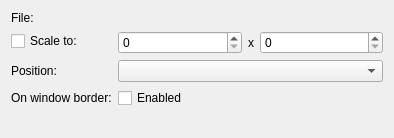
<?xml version="1.0" encoding="UTF-8"?>
<ui version="4.0">
 <class>ImageProperties</class>
 <widget class="QWidget" name="ImageProperties">
  <property name="geometry">
   <rect>
    <x>0</x>
    <y>0</y>
    <width>394</width>
    <height>138</height>
   </rect>
  </property>
  <property name="windowTitle">
   <string>Form</string>
  </property>
  <layout class="QFormLayout" name="formLayout">
   <item row="0" column="0">
    <widget class="QLabel" name="label">
     <property name="text">
      <string>File:</string>
     </property>
    </widget>
   </item>
   <item row="0" column="1">
    <widget class="KUrlRequester" name="fileRequester"/>
   </item>
   <item row="1" column="0">
    <widget class="QCheckBox" name="scaleImage">
     <property name="text">
      <string>Scale to:</string>
     </property>
    </widget>
   </item>
   <item row="1" column="1">
    <widget class="QWidget" name="scaleControls" native="true">
     <layout class="QHBoxLayout" name="horizontalLayout_2">
      <property name="margin">
       <number>0</number>
      </property>
      <item>
       <widget class="KIntSpinBox" name="scaleWidth"/>
      </item>
      <item>
       <widget class="QLabel" name="label_2">
        <property name="sizePolicy">
         <sizepolicy hsizetype="Maximum" vsizetype="Preferred">
          <horstretch>0</horstretch>
          <verstretch>0</verstretch>
         </sizepolicy>
        </property>
        <property name="text">
         <string>x</string>
        </property>
       </widget>
      </item>
      <item>
       <widget class="KIntSpinBox" name="scaleHeight"/>
      </item>
     </layout>
    </widget>
   </item>
   <item row="2" column="0">
    <widget class="QLabel" name="posLabel">
     <property name="text">
      <string>Position:</string>
     </property>
    </widget>
   </item>
   <item row="2" column="1">
    <widget class="QComboBox" name="posCombo"/>
   </item>
   <item row="3" column="0">
    <widget class="QLabel" name="onBorderLabel">
     <property name="text">
      <string>On window border:</string>
     </property>
    </widget>
   </item>
   <item row="3" column="1">
    <widget class="QCheckBox" name="onBorder">
     <property name="text">
      <string>Enabled</string>
     </property>
    </widget>
   </item>
  </layout>
 </widget>
 <customwidgets>
  <customwidget>
   <class>KIntSpinBox</class>
   <extends>QSpinBox</extends>
   <header>knuminput.h</header>
  </customwidget>
  <customwidget>
   <class>KUrlRequester</class>
   <extends>QFrame</extends>
   <header>kurlrequester.h</header>
   <container>1</container>
  </customwidget>
 </customwidgets>
 <resources/>
 <connections/>
</ui>
